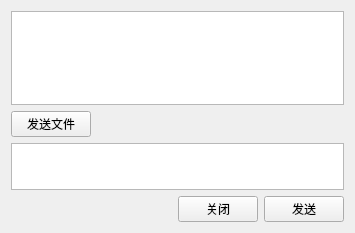
<?xml version="1.0" encoding="UTF-8"?>
<ui version="4.0">
 <class>ChatWindow</class>
 <widget class="QWidget" name="ChatWindow">
  <property name="geometry">
   <rect>
    <x>0</x>
    <y>0</y>
    <width>355</width>
    <height>233</height>
   </rect>
  </property>
  <property name="windowTitle">
   <string>ChatWindow</string>
  </property>
  <layout class="QVBoxLayout" name="verticalLayout_2">
   <item>
    <layout class="QVBoxLayout" name="verticalLayout" stretch="100,0,50,0">
     <item>
      <widget class="QTextBrowser" name="outText">
       <property name="sizePolicy">
        <sizepolicy hsizetype="Ignored" vsizetype="Ignored">
         <horstretch>0</horstretch>
         <verstretch>0</verstretch>
        </sizepolicy>
       </property>
      </widget>
     </item>
     <item>
      <widget class="QPushButton" name="pushButton">
       <property name="enabled">
        <bool>true</bool>
       </property>
       <property name="sizePolicy">
        <sizepolicy hsizetype="Fixed" vsizetype="Fixed">
         <horstretch>0</horstretch>
         <verstretch>0</verstretch>
        </sizepolicy>
       </property>
       <property name="styleSheet">
        <string notr="true"/>
       </property>
       <property name="text">
        <string>发送文件</string>
       </property>
       <property name="iconSize">
        <size>
         <width>12</width>
         <height>12</height>
        </size>
       </property>
      </widget>
     </item>
     <item>
      <widget class="QTextEdit" name="inText">
       <property name="sizePolicy">
        <sizepolicy hsizetype="Ignored" vsizetype="Ignored">
         <horstretch>0</horstretch>
         <verstretch>0</verstretch>
        </sizepolicy>
       </property>
      </widget>
     </item>
     <item>
      <layout class="QHBoxLayout" name="horizontalLayout">
       <item>
        <spacer name="horizontalSpacer">
         <property name="orientation">
          <enum>Qt::Horizontal</enum>
         </property>
         <property name="sizeHint" stdset="0">
          <size>
           <width>40</width>
           <height>20</height>
          </size>
         </property>
        </spacer>
       </item>
       <item>
        <widget class="QPushButton" name="closeButton">
         <property name="text">
          <string>关闭</string>
         </property>
        </widget>
       </item>
       <item>
        <widget class="QPushButton" name="sendButton">
         <property name="text">
          <string>发送</string>
         </property>
        </widget>
       </item>
      </layout>
     </item>
    </layout>
   </item>
  </layout>
 </widget>
 <resources/>
 <connections/>
</ui>
